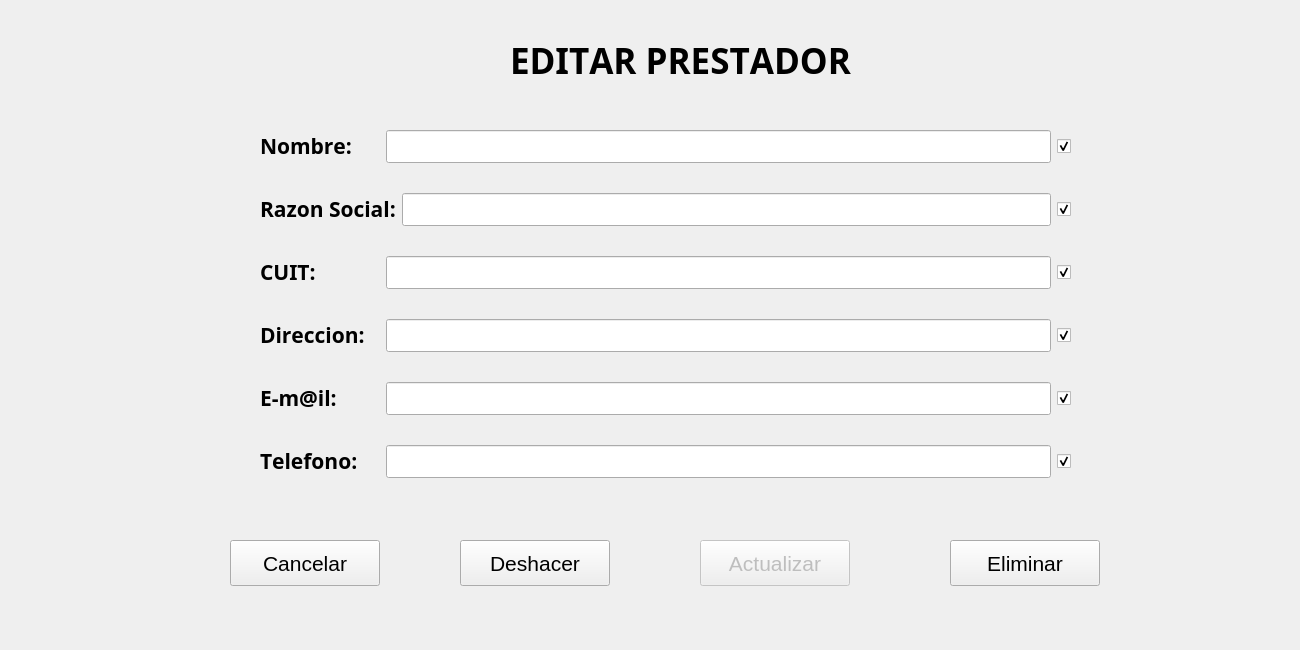
<?xml version="1.0" encoding="UTF-8"?>
<ui version="4.0">
 <class>PrestadorEditar</class>
 <widget class="QDialog" name="PrestadorEditar">
  <property name="enabled">
   <bool>true</bool>
  </property>
  <property name="geometry">
   <rect>
    <x>0</x>
    <y>0</y>
    <width>1300</width>
    <height>650</height>
   </rect>
  </property>
  <property name="font">
   <font>
    <family>MS Gothic</family>
    <kerning>false</kerning>
   </font>
  </property>
  <property name="windowTitle">
   <string notr="true">Editar Prestador</string>
  </property>
  <property name="windowIcon">
   <iconset resource="Icons.qrc">
    <normaloff>:/icon|s/icons/logoTruck.png</normaloff>:/icon|s/icons/logoTruck.png</iconset>
  </property>
  <property name="toolTip">
   <string notr="true"/>
  </property>
  <property name="statusTip">
   <string notr="true"/>
  </property>
  <property name="whatsThis">
   <string notr="true"/>
  </property>
  <property name="accessibleName">
   <string notr="true"/>
  </property>
  <property name="accessibleDescription">
   <string notr="true"/>
  </property>
  <property name="windowFilePath">
   <string notr="true"/>
  </property>
  <widget class="QLabel" name="labelTitulo">
   <property name="geometry">
    <rect>
     <x>510</x>
     <y>40</y>
     <width>431</width>
     <height>41</height>
    </rect>
   </property>
   <property name="font">
    <font>
     <family>Arial Black</family>
     <pointsize>26</pointsize>
     <weight>75</weight>
     <italic>false</italic>
     <bold>true</bold>
     <underline>false</underline>
     <strikeout>false</strikeout>
     <kerning>false</kerning>
    </font>
   </property>
   <property name="toolTip">
    <string notr="true"/>
   </property>
   <property name="statusTip">
    <string notr="true"/>
   </property>
   <property name="whatsThis">
    <string notr="true"/>
   </property>
   <property name="accessibleName">
    <string notr="true"/>
   </property>
   <property name="accessibleDescription">
    <string notr="true"/>
   </property>
   <property name="text">
    <string notr="true">EDITAR PRESTADOR</string>
   </property>
   <property name="textInteractionFlags">
    <set>Qt::NoTextInteraction</set>
   </property>
  </widget>
  <widget class="QLabel" name="labelComentario">
   <property name="geometry">
    <rect>
     <x>230</x>
     <y>510</y>
     <width>831</width>
     <height>31</height>
    </rect>
   </property>
   <property name="font">
    <font>
     <pointsize>16</pointsize>
    </font>
   </property>
   <property name="layoutDirection">
    <enum>Qt::LeftToRight</enum>
   </property>
   <property name="text">
    <string/>
   </property>
   <property name="textFormat">
    <enum>Qt::RichText</enum>
   </property>
   <property name="alignment">
    <set>Qt::AlignCenter</set>
   </property>
   <property name="textInteractionFlags">
    <set>Qt::NoTextInteraction</set>
   </property>
  </widget>
  <widget class="QWidget" name="verticalLayoutWidget">
   <property name="geometry">
    <rect>
     <x>260</x>
     <y>100</y>
     <width>811</width>
     <height>411</height>
    </rect>
   </property>
   <layout class="QVBoxLayout" name="verticalLayout">
    <property name="spacing">
     <number>10</number>
    </property>
    <property name="topMargin">
     <number>10</number>
    </property>
    <property name="bottomMargin">
     <number>10</number>
    </property>
    <item>
     <layout class="QHBoxLayout" name="horizontalLayout1" stretch="0,0,0">
      <property name="spacing">
       <number>6</number>
      </property>
      <item>
       <widget class="QLabel" name="label1">
        <property name="minimumSize">
         <size>
          <width>120</width>
          <height>0</height>
         </size>
        </property>
        <property name="font">
         <font>
          <weight>75</weight>
          <bold>true</bold>
          <kerning>false</kerning>
         </font>
        </property>
        <property name="mouseTracking">
         <bool>true</bool>
        </property>
        <property name="toolTip">
         <string notr="true"/>
        </property>
        <property name="statusTip">
         <string notr="true"/>
        </property>
        <property name="whatsThis">
         <string notr="true"/>
        </property>
        <property name="accessibleName">
         <string notr="true"/>
        </property>
        <property name="accessibleDescription">
         <string notr="true"/>
        </property>
        <property name="text">
         <string notr="true">&lt;!DOCTYPE HTML PUBLIC &quot;-//W3C//DTD HTML 4.0//EN&quot; &quot;http://www.w3.org/TR/REC-html40/strict.dtd&quot;&gt;
&lt;html&gt;&lt;head&gt;&lt;meta name=&quot;qrichtext&quot; content=&quot;1&quot; /&gt;&lt;style type=&quot;text/css&quot;&gt;
p, li { white-space: pre-wrap; }
&lt;/style&gt;&lt;/head&gt;&lt;body style=&quot; font-family:'MS Shell Dlg 2'; font-size:8.25pt; font-weight:600; font-style:normal;&quot;&gt;
&lt;p style=&quot; margin-top:0px; margin-bottom:0px; margin-left:0px; margin-right:0px; -qt-block-indent:0; text-indent:0px;&quot;&gt;&lt;span style=&quot; font-size:16pt;&quot;&gt;Nombre:&lt;/span&gt;&lt;/p&gt;&lt;/body&gt;&lt;/html&gt;</string>
        </property>
        <property name="textInteractionFlags">
         <set>Qt::NoTextInteraction</set>
        </property>
       </widget>
      </item>
      <item>
       <widget class="QLineEdit" name="lineEditNombre">
        <property name="font">
         <font>
          <family>Arial</family>
          <pointsize>16</pointsize>
          <kerning>false</kerning>
         </font>
        </property>
        <property name="mouseTracking">
         <bool>false</bool>
        </property>
        <property name="focusPolicy">
         <enum>Qt::ClickFocus</enum>
        </property>
        <property name="acceptDrops">
         <bool>false</bool>
        </property>
        <property name="toolTip">
         <string notr="true"/>
        </property>
        <property name="statusTip">
         <string notr="true"/>
        </property>
        <property name="whatsThis">
         <string notr="true"/>
        </property>
        <property name="accessibleName">
         <string notr="true"/>
        </property>
        <property name="accessibleDescription">
         <string notr="true"/>
        </property>
        <property name="inputMethodHints">
         <set>Qt::ImhNone</set>
        </property>
        <property name="inputMask">
         <string notr="true"/>
        </property>
        <property name="text">
         <string notr="true"/>
        </property>
        <property name="placeholderText">
         <string notr="true"/>
        </property>
       </widget>
      </item>
      <item>
       <widget class="QCheckBox" name="checkBoxNombre">
        <property name="enabled">
         <bool>true</bool>
        </property>
        <property name="font">
         <font>
          <kerning>false</kerning>
         </font>
        </property>
        <property name="mouseTracking">
         <bool>false</bool>
        </property>
        <property name="toolTip">
         <string notr="true"/>
        </property>
        <property name="statusTip">
         <string notr="true"/>
        </property>
        <property name="whatsThis">
         <string notr="true"/>
        </property>
        <property name="accessibleName">
         <string notr="true"/>
        </property>
        <property name="accessibleDescription">
         <string notr="true"/>
        </property>
        <property name="text">
         <string/>
        </property>
        <property name="shortcut">
         <string notr="true"/>
        </property>
        <property name="checked">
         <bool>true</bool>
        </property>
       </widget>
      </item>
     </layout>
    </item>
    <item>
     <layout class="QHBoxLayout" name="horizontalLayout2" stretch="0,0,0">
      <property name="spacing">
       <number>6</number>
      </property>
      <item>
       <widget class="QLabel" name="label2">
        <property name="minimumSize">
         <size>
          <width>120</width>
          <height>0</height>
         </size>
        </property>
        <property name="font">
         <font>
          <weight>75</weight>
          <bold>true</bold>
          <kerning>false</kerning>
         </font>
        </property>
        <property name="mouseTracking">
         <bool>true</bool>
        </property>
        <property name="toolTip">
         <string notr="true"/>
        </property>
        <property name="statusTip">
         <string notr="true"/>
        </property>
        <property name="whatsThis">
         <string notr="true"/>
        </property>
        <property name="accessibleName">
         <string notr="true"/>
        </property>
        <property name="accessibleDescription">
         <string notr="true"/>
        </property>
        <property name="text">
         <string notr="true">&lt;!DOCTYPE HTML PUBLIC &quot;-//W3C//DTD HTML 4.0//EN&quot; &quot;http://www.w3.org/TR/REC-html40/strict.dtd&quot;&gt;
&lt;html&gt;&lt;head&gt;&lt;meta name=&quot;qrichtext&quot; content=&quot;1&quot; /&gt;&lt;style type=&quot;text/css&quot;&gt;
p, li { white-space: pre-wrap; }
&lt;/style&gt;&lt;/head&gt;&lt;body style=&quot; font-family:'MS Gothic'; font-size:8.25pt; font-weight:600; font-style:normal;&quot;&gt;
&lt;p style=&quot; margin-top:0px; margin-bottom:0px; margin-left:0px; margin-right:0px; -qt-block-indent:0; text-indent:0px;&quot;&gt;&lt;span style=&quot; font-family:'MS Shell Dlg 2'; font-size:16pt;&quot;&gt;Razon Social:&lt;/span&gt;&lt;/p&gt;&lt;/body&gt;&lt;/html&gt;</string>
        </property>
        <property name="textInteractionFlags">
         <set>Qt::NoTextInteraction</set>
        </property>
       </widget>
      </item>
      <item>
       <widget class="QLineEdit" name="lineEditRazonSocial">
        <property name="font">
         <font>
          <family>Arial</family>
          <pointsize>16</pointsize>
          <kerning>false</kerning>
         </font>
        </property>
        <property name="mouseTracking">
         <bool>false</bool>
        </property>
        <property name="focusPolicy">
         <enum>Qt::ClickFocus</enum>
        </property>
        <property name="acceptDrops">
         <bool>false</bool>
        </property>
        <property name="toolTip">
         <string notr="true"/>
        </property>
        <property name="statusTip">
         <string notr="true"/>
        </property>
        <property name="whatsThis">
         <string notr="true"/>
        </property>
        <property name="accessibleName">
         <string notr="true"/>
        </property>
        <property name="accessibleDescription">
         <string notr="true"/>
        </property>
        <property name="inputMethodHints">
         <set>Qt::ImhNone</set>
        </property>
        <property name="inputMask">
         <string notr="true"/>
        </property>
        <property name="text">
         <string notr="true"/>
        </property>
        <property name="placeholderText">
         <string notr="true"/>
        </property>
       </widget>
      </item>
      <item>
       <widget class="QCheckBox" name="checkBoxRazonSocial">
        <property name="enabled">
         <bool>true</bool>
        </property>
        <property name="font">
         <font>
          <kerning>false</kerning>
         </font>
        </property>
        <property name="mouseTracking">
         <bool>false</bool>
        </property>
        <property name="toolTip">
         <string notr="true"/>
        </property>
        <property name="statusTip">
         <string notr="true"/>
        </property>
        <property name="whatsThis">
         <string notr="true"/>
        </property>
        <property name="accessibleName">
         <string notr="true"/>
        </property>
        <property name="accessibleDescription">
         <string notr="true"/>
        </property>
        <property name="text">
         <string/>
        </property>
        <property name="shortcut">
         <string notr="true"/>
        </property>
        <property name="checked">
         <bool>true</bool>
        </property>
       </widget>
      </item>
     </layout>
    </item>
    <item>
     <layout class="QHBoxLayout" name="horizontalLayout3" stretch="1,0,0">
      <property name="spacing">
       <number>6</number>
      </property>
      <item>
       <widget class="QLabel" name="labelC">
        <property name="sizePolicy">
         <sizepolicy hsizetype="Fixed" vsizetype="Fixed">
          <horstretch>0</horstretch>
          <verstretch>0</verstretch>
         </sizepolicy>
        </property>
        <property name="minimumSize">
         <size>
          <width>120</width>
          <height>0</height>
         </size>
        </property>
        <property name="font">
         <font>
          <weight>75</weight>
          <bold>true</bold>
          <kerning>false</kerning>
         </font>
        </property>
        <property name="mouseTracking">
         <bool>true</bool>
        </property>
        <property name="toolTip">
         <string notr="true"/>
        </property>
        <property name="statusTip">
         <string notr="true"/>
        </property>
        <property name="whatsThis">
         <string notr="true"/>
        </property>
        <property name="accessibleName">
         <string notr="true"/>
        </property>
        <property name="accessibleDescription">
         <string notr="true"/>
        </property>
        <property name="text">
         <string notr="true">&lt;!DOCTYPE HTML PUBLIC &quot;-//W3C//DTD HTML 4.0//EN&quot; &quot;http://www.w3.org/TR/REC-html40/strict.dtd&quot;&gt;
&lt;html&gt;&lt;head&gt;&lt;meta name=&quot;qrichtext&quot; content=&quot;1&quot; /&gt;&lt;style type=&quot;text/css&quot;&gt;
p, li { white-space: pre-wrap; }
&lt;/style&gt;&lt;/head&gt;&lt;body style=&quot; font-family:'MS Gothic'; font-size:8.25pt; font-weight:600; font-style:normal;&quot;&gt;
&lt;p style=&quot; margin-top:0px; margin-bottom:0px; margin-left:0px; margin-right:0px; -qt-block-indent:0; text-indent:0px;&quot;&gt;&lt;span style=&quot; font-family:'MS Shell Dlg 2'; font-size:16pt;&quot;&gt;CUIT:&lt;/span&gt;&lt;/p&gt;&lt;/body&gt;&lt;/html&gt;</string>
        </property>
        <property name="textInteractionFlags">
         <set>Qt::NoTextInteraction</set>
        </property>
       </widget>
      </item>
      <item>
       <widget class="QLineEdit" name="lineEditCuit">
        <property name="font">
         <font>
          <family>Arial</family>
          <pointsize>16</pointsize>
          <kerning>false</kerning>
         </font>
        </property>
        <property name="mouseTracking">
         <bool>false</bool>
        </property>
        <property name="focusPolicy">
         <enum>Qt::ClickFocus</enum>
        </property>
        <property name="acceptDrops">
         <bool>false</bool>
        </property>
        <property name="toolTip">
         <string notr="true"/>
        </property>
        <property name="statusTip">
         <string notr="true"/>
        </property>
        <property name="whatsThis">
         <string notr="true"/>
        </property>
        <property name="accessibleName">
         <string notr="true"/>
        </property>
        <property name="accessibleDescription">
         <string notr="true"/>
        </property>
        <property name="inputMethodHints">
         <set>Qt::ImhNone</set>
        </property>
        <property name="inputMask">
         <string notr="true"/>
        </property>
        <property name="text">
         <string notr="true"/>
        </property>
        <property name="placeholderText">
         <string notr="true"/>
        </property>
       </widget>
      </item>
      <item>
       <widget class="QCheckBox" name="checkBoxCuit">
        <property name="font">
         <font>
          <kerning>false</kerning>
         </font>
        </property>
        <property name="mouseTracking">
         <bool>false</bool>
        </property>
        <property name="toolTip">
         <string notr="true"/>
        </property>
        <property name="statusTip">
         <string notr="true"/>
        </property>
        <property name="whatsThis">
         <string notr="true"/>
        </property>
        <property name="accessibleName">
         <string notr="true"/>
        </property>
        <property name="accessibleDescription">
         <string notr="true"/>
        </property>
        <property name="text">
         <string/>
        </property>
        <property name="shortcut">
         <string notr="true"/>
        </property>
        <property name="checked">
         <bool>true</bool>
        </property>
       </widget>
      </item>
     </layout>
    </item>
    <item>
     <layout class="QHBoxLayout" name="horizontalLayout4" stretch="0,0,0">
      <property name="spacing">
       <number>6</number>
      </property>
      <item>
       <widget class="QLabel" name="label4">
        <property name="minimumSize">
         <size>
          <width>120</width>
          <height>0</height>
         </size>
        </property>
        <property name="font">
         <font>
          <weight>75</weight>
          <bold>true</bold>
          <kerning>false</kerning>
         </font>
        </property>
        <property name="mouseTracking">
         <bool>true</bool>
        </property>
        <property name="toolTip">
         <string notr="true"/>
        </property>
        <property name="statusTip">
         <string notr="true"/>
        </property>
        <property name="whatsThis">
         <string notr="true"/>
        </property>
        <property name="accessibleName">
         <string notr="true"/>
        </property>
        <property name="accessibleDescription">
         <string notr="true"/>
        </property>
        <property name="text">
         <string notr="true">&lt;!DOCTYPE HTML PUBLIC &quot;-//W3C//DTD HTML 4.0//EN&quot; &quot;http://www.w3.org/TR/REC-html40/strict.dtd&quot;&gt;
&lt;html&gt;&lt;head&gt;&lt;meta name=&quot;qrichtext&quot; content=&quot;1&quot; /&gt;&lt;style type=&quot;text/css&quot;&gt;
p, li { white-space: pre-wrap; }
&lt;/style&gt;&lt;/head&gt;&lt;body style=&quot; font-family:'MS Gothic'; font-size:8.25pt; font-weight:600; font-style:normal;&quot;&gt;
&lt;p style=&quot; margin-top:0px; margin-bottom:0px; margin-left:0px; margin-right:0px; -qt-block-indent:0; text-indent:0px;&quot;&gt;&lt;span style=&quot; font-family:'MS Shell Dlg 2'; font-size:16pt;&quot;&gt;Direccion:&lt;/span&gt;&lt;/p&gt;&lt;/body&gt;&lt;/html&gt;</string>
        </property>
        <property name="textInteractionFlags">
         <set>Qt::NoTextInteraction</set>
        </property>
       </widget>
      </item>
      <item>
       <widget class="QLineEdit" name="lineEditDireccion">
        <property name="font">
         <font>
          <family>Arial</family>
          <pointsize>16</pointsize>
          <kerning>false</kerning>
         </font>
        </property>
        <property name="mouseTracking">
         <bool>false</bool>
        </property>
        <property name="focusPolicy">
         <enum>Qt::ClickFocus</enum>
        </property>
        <property name="acceptDrops">
         <bool>false</bool>
        </property>
        <property name="toolTip">
         <string notr="true"/>
        </property>
        <property name="statusTip">
         <string notr="true"/>
        </property>
        <property name="whatsThis">
         <string notr="true"/>
        </property>
        <property name="accessibleName">
         <string notr="true"/>
        </property>
        <property name="accessibleDescription">
         <string notr="true"/>
        </property>
        <property name="inputMethodHints">
         <set>Qt::ImhNone</set>
        </property>
        <property name="inputMask">
         <string notr="true"/>
        </property>
        <property name="text">
         <string notr="true"/>
        </property>
        <property name="placeholderText">
         <string notr="true"/>
        </property>
       </widget>
      </item>
      <item>
       <widget class="QCheckBox" name="checkBoxDomicilio">
        <property name="font">
         <font>
          <kerning>false</kerning>
         </font>
        </property>
        <property name="mouseTracking">
         <bool>false</bool>
        </property>
        <property name="toolTip">
         <string notr="true"/>
        </property>
        <property name="statusTip">
         <string notr="true"/>
        </property>
        <property name="whatsThis">
         <string notr="true"/>
        </property>
        <property name="accessibleName">
         <string notr="true"/>
        </property>
        <property name="accessibleDescription">
         <string notr="true"/>
        </property>
        <property name="text">
         <string/>
        </property>
        <property name="shortcut">
         <string notr="true"/>
        </property>
        <property name="checked">
         <bool>true</bool>
        </property>
       </widget>
      </item>
     </layout>
    </item>
    <item>
     <layout class="QHBoxLayout" name="horizontalLayout4_3" stretch="0,0,0">
      <property name="spacing">
       <number>6</number>
      </property>
      <item>
       <widget class="QLabel" name="label4_3">
        <property name="minimumSize">
         <size>
          <width>120</width>
          <height>0</height>
         </size>
        </property>
        <property name="font">
         <font>
          <weight>75</weight>
          <bold>true</bold>
          <kerning>false</kerning>
         </font>
        </property>
        <property name="mouseTracking">
         <bool>true</bool>
        </property>
        <property name="toolTip">
         <string notr="true"/>
        </property>
        <property name="statusTip">
         <string notr="true"/>
        </property>
        <property name="whatsThis">
         <string notr="true"/>
        </property>
        <property name="accessibleName">
         <string notr="true"/>
        </property>
        <property name="accessibleDescription">
         <string notr="true"/>
        </property>
        <property name="text">
         <string notr="true">&lt;!DOCTYPE HTML PUBLIC &quot;-//W3C//DTD HTML 4.0//EN&quot; &quot;http://www.w3.org/TR/REC-html40/strict.dtd&quot;&gt;
&lt;html&gt;&lt;head&gt;&lt;meta name=&quot;qrichtext&quot; content=&quot;1&quot; /&gt;&lt;style type=&quot;text/css&quot;&gt;
p, li { white-space: pre-wrap; }
&lt;/style&gt;&lt;/head&gt;&lt;body style=&quot; font-family:'MS Shell Dlg 2'; font-size:8.25pt; font-weight:600; font-style:normal;&quot;&gt;
&lt;p style=&quot; margin-top:0px; margin-bottom:0px; margin-left:0px; margin-right:0px; -qt-block-indent:0; text-indent:0px;&quot;&gt;&lt;span style=&quot; font-size:16pt;&quot;&gt;E-m@il:&lt;/span&gt;&lt;/p&gt;&lt;/body&gt;&lt;/html&gt;</string>
        </property>
        <property name="textInteractionFlags">
         <set>Qt::NoTextInteraction</set>
        </property>
       </widget>
      </item>
      <item>
       <widget class="QLineEdit" name="lineEditEmail">
        <property name="font">
         <font>
          <family>Arial</family>
          <pointsize>16</pointsize>
          <kerning>false</kerning>
         </font>
        </property>
        <property name="mouseTracking">
         <bool>false</bool>
        </property>
        <property name="focusPolicy">
         <enum>Qt::ClickFocus</enum>
        </property>
        <property name="acceptDrops">
         <bool>false</bool>
        </property>
        <property name="toolTip">
         <string notr="true"/>
        </property>
        <property name="statusTip">
         <string notr="true"/>
        </property>
        <property name="whatsThis">
         <string notr="true"/>
        </property>
        <property name="accessibleName">
         <string notr="true"/>
        </property>
        <property name="accessibleDescription">
         <string notr="true"/>
        </property>
        <property name="inputMethodHints">
         <set>Qt::ImhNone</set>
        </property>
        <property name="inputMask">
         <string notr="true"/>
        </property>
        <property name="text">
         <string notr="true"/>
        </property>
        <property name="placeholderText">
         <string notr="true"/>
        </property>
       </widget>
      </item>
      <item>
       <widget class="QCheckBox" name="checkBoxEmail">
        <property name="font">
         <font>
          <kerning>false</kerning>
         </font>
        </property>
        <property name="mouseTracking">
         <bool>false</bool>
        </property>
        <property name="toolTip">
         <string notr="true"/>
        </property>
        <property name="statusTip">
         <string notr="true"/>
        </property>
        <property name="whatsThis">
         <string notr="true"/>
        </property>
        <property name="accessibleName">
         <string notr="true"/>
        </property>
        <property name="accessibleDescription">
         <string notr="true"/>
        </property>
        <property name="text">
         <string/>
        </property>
        <property name="shortcut">
         <string notr="true"/>
        </property>
        <property name="checked">
         <bool>true</bool>
        </property>
       </widget>
      </item>
     </layout>
    </item>
    <item>
     <layout class="QHBoxLayout" name="horizontalLayout4_5" stretch="0,0,0">
      <property name="spacing">
       <number>6</number>
      </property>
      <item>
       <widget class="QLabel" name="label4_5">
        <property name="minimumSize">
         <size>
          <width>120</width>
          <height>0</height>
         </size>
        </property>
        <property name="font">
         <font>
          <weight>75</weight>
          <bold>true</bold>
          <kerning>false</kerning>
         </font>
        </property>
        <property name="mouseTracking">
         <bool>true</bool>
        </property>
        <property name="toolTip">
         <string notr="true"/>
        </property>
        <property name="statusTip">
         <string notr="true"/>
        </property>
        <property name="whatsThis">
         <string notr="true"/>
        </property>
        <property name="accessibleName">
         <string notr="true"/>
        </property>
        <property name="accessibleDescription">
         <string notr="true"/>
        </property>
        <property name="text">
         <string notr="true">&lt;!DOCTYPE HTML PUBLIC &quot;-//W3C//DTD HTML 4.0//EN&quot; &quot;http://www.w3.org/TR/REC-html40/strict.dtd&quot;&gt;
&lt;html&gt;&lt;head&gt;&lt;meta name=&quot;qrichtext&quot; content=&quot;1&quot; /&gt;&lt;style type=&quot;text/css&quot;&gt;
p, li { white-space: pre-wrap; }
&lt;/style&gt;&lt;/head&gt;&lt;body style=&quot; font-family:'MS Shell Dlg 2'; font-size:8.25pt; font-weight:600; font-style:normal;&quot;&gt;
&lt;p style=&quot; margin-top:0px; margin-bottom:0px; margin-left:0px; margin-right:0px; -qt-block-indent:0; text-indent:0px;&quot;&gt;&lt;span style=&quot; font-size:16pt;&quot;&gt;Telefono:&lt;/span&gt;&lt;/p&gt;&lt;/body&gt;&lt;/html&gt;</string>
        </property>
        <property name="textInteractionFlags">
         <set>Qt::NoTextInteraction</set>
        </property>
       </widget>
      </item>
      <item>
       <widget class="QLineEdit" name="lineEditTel">
        <property name="font">
         <font>
          <family>Arial</family>
          <pointsize>16</pointsize>
          <kerning>false</kerning>
         </font>
        </property>
        <property name="mouseTracking">
         <bool>false</bool>
        </property>
        <property name="focusPolicy">
         <enum>Qt::ClickFocus</enum>
        </property>
        <property name="acceptDrops">
         <bool>false</bool>
        </property>
        <property name="toolTip">
         <string notr="true"/>
        </property>
        <property name="statusTip">
         <string notr="true"/>
        </property>
        <property name="whatsThis">
         <string notr="true"/>
        </property>
        <property name="accessibleName">
         <string notr="true"/>
        </property>
        <property name="accessibleDescription">
         <string notr="true"/>
        </property>
        <property name="inputMethodHints">
         <set>Qt::ImhNone</set>
        </property>
        <property name="inputMask">
         <string notr="true"/>
        </property>
        <property name="text">
         <string notr="true"/>
        </property>
        <property name="placeholderText">
         <string notr="true"/>
        </property>
       </widget>
      </item>
      <item>
       <widget class="QCheckBox" name="checkBoxTelefono">
        <property name="font">
         <font>
          <kerning>false</kerning>
         </font>
        </property>
        <property name="mouseTracking">
         <bool>false</bool>
        </property>
        <property name="toolTip">
         <string notr="true"/>
        </property>
        <property name="statusTip">
         <string notr="true"/>
        </property>
        <property name="whatsThis">
         <string notr="true"/>
        </property>
        <property name="accessibleName">
         <string notr="true"/>
        </property>
        <property name="accessibleDescription">
         <string notr="true"/>
        </property>
        <property name="text">
         <string/>
        </property>
        <property name="shortcut">
         <string notr="true"/>
        </property>
        <property name="checked">
         <bool>true</bool>
        </property>
       </widget>
      </item>
     </layout>
    </item>
   </layout>
  </widget>
  <widget class="QPushButton" name="pushButtonEliminar">
   <property name="geometry">
    <rect>
     <x>950</x>
     <y>540</y>
     <width>150</width>
     <height>46</height>
    </rect>
   </property>
   <property name="font">
    <font>
     <family>MS Shell Dlg 2</family>
     <pointsize>16</pointsize>
     <kerning>false</kerning>
    </font>
   </property>
   <property name="focusPolicy">
    <enum>Qt::NoFocus</enum>
   </property>
   <property name="contextMenuPolicy">
    <enum>Qt::NoContextMenu</enum>
   </property>
   <property name="toolTip">
    <string notr="true"/>
   </property>
   <property name="statusTip">
    <string notr="true"/>
   </property>
   <property name="whatsThis">
    <string notr="true"/>
   </property>
   <property name="accessibleName">
    <string notr="true"/>
   </property>
   <property name="accessibleDescription">
    <string notr="true"/>
   </property>
   <property name="text">
    <string notr="true">Eliminar</string>
   </property>
   <property name="shortcut">
    <string notr="true"/>
   </property>
   <property name="autoDefault">
    <bool>false</bool>
   </property>
  </widget>
  <widget class="QPushButton" name="pushButtonCancelar">
   <property name="geometry">
    <rect>
     <x>230</x>
     <y>540</y>
     <width>150</width>
     <height>46</height>
    </rect>
   </property>
   <property name="font">
    <font>
     <family>MS Shell Dlg 2</family>
     <pointsize>16</pointsize>
     <kerning>false</kerning>
    </font>
   </property>
   <property name="focusPolicy">
    <enum>Qt::NoFocus</enum>
   </property>
   <property name="contextMenuPolicy">
    <enum>Qt::NoContextMenu</enum>
   </property>
   <property name="toolTip">
    <string notr="true"/>
   </property>
   <property name="statusTip">
    <string notr="true"/>
   </property>
   <property name="whatsThis">
    <string notr="true"/>
   </property>
   <property name="accessibleName">
    <string notr="true"/>
   </property>
   <property name="accessibleDescription">
    <string notr="true"/>
   </property>
   <property name="text">
    <string notr="true">Cancelar</string>
   </property>
   <property name="shortcut">
    <string notr="true"/>
   </property>
   <property name="autoDefault">
    <bool>false</bool>
   </property>
  </widget>
  <widget class="QPushButton" name="pushButtonDeshacer">
   <property name="geometry">
    <rect>
     <x>460</x>
     <y>540</y>
     <width>150</width>
     <height>46</height>
    </rect>
   </property>
   <property name="font">
    <font>
     <family>MS Shell Dlg 2</family>
     <pointsize>16</pointsize>
     <kerning>false</kerning>
    </font>
   </property>
   <property name="focusPolicy">
    <enum>Qt::NoFocus</enum>
   </property>
   <property name="contextMenuPolicy">
    <enum>Qt::NoContextMenu</enum>
   </property>
   <property name="toolTip">
    <string notr="true"/>
   </property>
   <property name="statusTip">
    <string notr="true"/>
   </property>
   <property name="whatsThis">
    <string notr="true"/>
   </property>
   <property name="accessibleName">
    <string notr="true"/>
   </property>
   <property name="accessibleDescription">
    <string notr="true"/>
   </property>
   <property name="text">
    <string notr="true">Deshacer</string>
   </property>
   <property name="shortcut">
    <string notr="true"/>
   </property>
   <property name="autoDefault">
    <bool>false</bool>
   </property>
  </widget>
  <widget class="QPushButton" name="pushButtonActualizar">
   <property name="enabled">
    <bool>false</bool>
   </property>
   <property name="geometry">
    <rect>
     <x>700</x>
     <y>540</y>
     <width>150</width>
     <height>46</height>
    </rect>
   </property>
   <property name="font">
    <font>
     <family>MS Shell Dlg 2</family>
     <pointsize>16</pointsize>
     <kerning>false</kerning>
    </font>
   </property>
   <property name="focusPolicy">
    <enum>Qt::NoFocus</enum>
   </property>
   <property name="contextMenuPolicy">
    <enum>Qt::NoContextMenu</enum>
   </property>
   <property name="toolTip">
    <string notr="true"/>
   </property>
   <property name="statusTip">
    <string notr="true"/>
   </property>
   <property name="whatsThis">
    <string notr="true"/>
   </property>
   <property name="accessibleName">
    <string notr="true"/>
   </property>
   <property name="accessibleDescription">
    <string notr="true"/>
   </property>
   <property name="text">
    <string notr="true">Actualizar</string>
   </property>
   <property name="shortcut">
    <string notr="true"/>
   </property>
   <property name="autoDefault">
    <bool>false</bool>
   </property>
  </widget>
 </widget>
 <resources>
  <include location="Icons.qrc"/>
 </resources>
 <connections/>
</ui>
